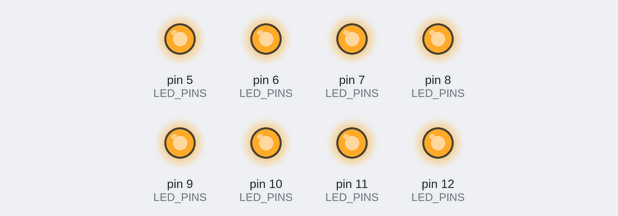
A sketch run on a simulated Arduino Uno, built with avr-gcc and run on an emulated ATmega328P. Parts: output pins drawn as LEDs (lit = HIGH). Random numbers use the default seed unless the sketch sets one.

Above: at 0.19 s.
At 3.5 s:
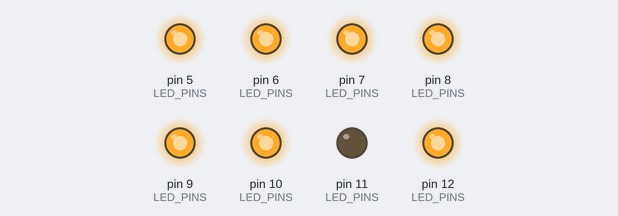
At 6.81 s:
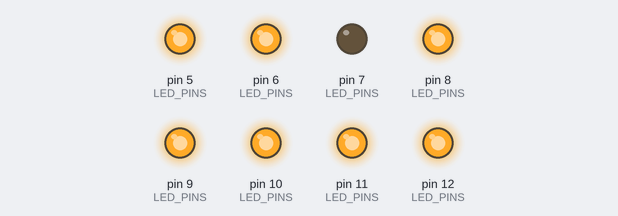
At 13.5 s:
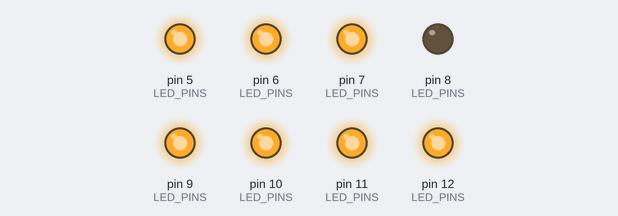
At 19.93 s:
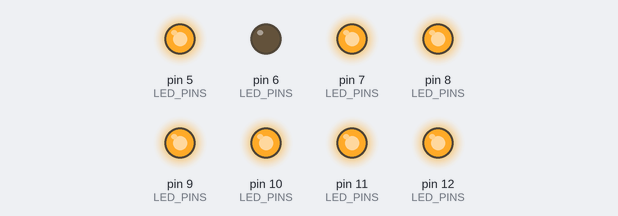
At 26.8 s:
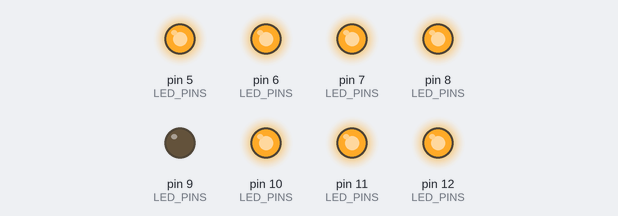
Timing chart, 0 to 28.4 s (numbered marks = the images above):
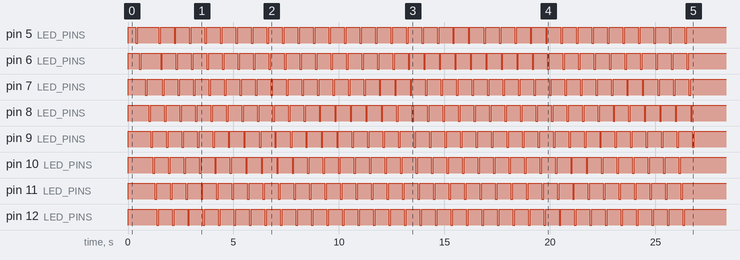

The sketch:

RTOS8_Binary_Semaphore_2.ino.ino
```cpp
#include <Arduino_FreeRTOS.h> // tested on Uno
#include <task.h>
#include <semphr.h>

#define LED_ON     LOW
#define LED_OFF    HIGH
#define NUM_LEDS   (8)
const byte LED_PINS[] = { 5,6,7,8,9,10,11,12 };

TaskHandle_t taskHandles[ NUM_LEDS ];
SemaphoreHandle_t  semaphores[ NUM_LEDS ];

void task( void *pvParameters ); // task function prototype

void setup() {
  randomSeed( analogRead(0) );
  char sbuf[4];
  int  priority = (tskIDLE_PRIORITY + 2);
  for ( int id=0; id < NUM_LEDS; id++ ) {
     semaphores[id] = xSemaphoreCreateBinary();
     if ( id == 0 ) {
        xSemaphoreGive( semaphores[0] );
     }
     sprintf( sbuf, "T%d", id );
     xTaskCreate(
       task, (const char *)sbuf, 60,
       (void *)id, priority, &taskHandles[id]
     );
  }
  // Note the task scheduler is started automatically.
}

void loop() {} // do nothings

void task( void *pvParameters ) {
   int id = (int)pvParameters;
   int ledPin = LED_PINS[id];
   pinMode( ledPin, OUTPUT );
   digitalWrite( ledPin, LED_OFF );
   vTaskDelay( pdMS_TO_TICKS( random(100,1000) ) );
   while(1) {
      if (xSemaphoreTake( semaphores[id], portMAX_DELAY )==pdTRUE){
         digitalWrite( ledPin, LED_ON );
         vTaskDelay( pdMS_TO_TICKS(100) );
         digitalWrite( ledPin, LED_OFF );
         xSemaphoreGive( semaphores[ (id+1) % NUM_LEDS ] );
         taskYIELD();
      }
   }
}
```

Measured:
- by itself, pin 5 (LED_PINS): goes HIGH 0.38 s, LOW 0.09 s, HIGH 0.98 s, 34 × (LOW 0.09 s, HIGH 0.64 s), LOW 0.09 s, then HIGH
- by itself, pin 6 (LED_PINS): goes HIGH 0.53 s, LOW 0.09 s, HIGH 0.93 s, 34 × (LOW 0.09 s, HIGH 0.64 s), LOW 0.09 s, then HIGH
- by itself, pin 7 (LED_PINS): repeats every 0.81 s: LOW 0.09 s, HIGH 0.72 s, until it stays HIGH from 26.7 s
- by itself, pin 8 (LED_PINS): repeats every 0.73 s: LOW 0.09 s, HIGH 0.64 s, until it stays HIGH from 26.8 s
- by itself, pin 9 (LED_PINS): repeats every 0.74 s: LOW 0.09 s, HIGH 0.65 s, until it stays HIGH from 26.9 s
- by itself, pin 10 (LED_PINS): repeats every 0.74 s: LOW 0.09 s, HIGH 0.65 s, until it stays HIGH from 26.2 s
- by itself, pin 11 (LED_PINS): repeats every 0.73 s: LOW 0.09 s, HIGH 0.64 s, until it stays HIGH from 26.3 s
- by itself, pin 12 (LED_PINS): repeats every 0.73 s: LOW 0.09 s, HIGH 0.64 s, until it stays HIGH from 26.4 s
